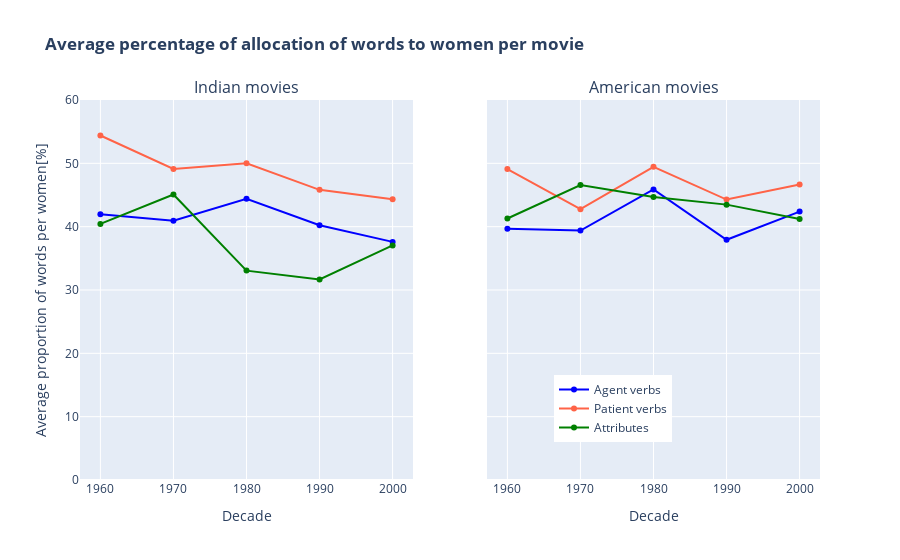

Notebook code cell kept with this figure:
### Markdown cell above
Here, we can notice that allocation of patient and agent verbs looks similar between India and the US. However, the attributes look slightly different in ratio between male and female characters for the two locations.

### Code cell
indian_grp = indian_la.groupby(['decade']) 
american_grp = american_la.groupby(['decade']) 


# Initialize figure
fig = make_subplots(rows=1, cols=2, shared_xaxes = True, shared_yaxes = True, subplot_titles = ["Indian movies", "American movies"])

fig.update_xaxes(title_text="Decade", row=1, col=1)
fig.update_xaxes(title_text="Decade", row=1, col=2)

fig.update_yaxes(range=[0,60])

fig.add_trace(
    go.Scatter(name="Agent verbs", x = decades, y = indian_grp.apply(lambda x : (100 * (x['agent_woman']/x['nb_women'])/(x['agent_man']/x['nb_men'] + x['agent_woman']/x['nb_women'])).mean()),
                line=dict(width=2, color='blue'), marker=dict(color='blue')), row = 1, col = 1   
)

fig.add_trace(
    go.Scatter(name="Agent verbs", x = decades, y = american_grp.apply(lambda x : (100 * (x['agent_woman']/x['nb_women'])/(x['agent_man']/x['nb_men'] + x['agent_woman']/x['nb_women'])).mean()),
                showlegend=False, line=dict(width=2, color='blue'), marker=dict(color='blue')), row = 1, col = 2 
)

fig.add_trace(
    go.Scatter(name="Patient verbs", x = decades, y = indian_grp.apply(lambda x : (100 * (x['patient_woman']/x['nb_women'])/(x['patient_man']/x['nb_men'] + x['patient_woman']/x['nb_women'])).mean()),
                line=dict(width=2, color='tomato'), marker=dict(color='tomato')), row = 1, col = 1
)

fig.add_trace(
    go.Scatter(name="Patient verbs", x = decades, y = american_grp.apply(lambda x : (100 * (x['patient_woman']/x['nb_women'])/(x['patient_man']/x['nb_men'] + x['patient_woman']/x['nb_women'])).mean()),
                showlegend=False, line=dict(width=2, color='tomato'), marker=dict(color='tomato')), row = 1, col = 2
)

fig.add_trace(
    go.Scatter(name="Attributes", x = decades, y = indian_grp.apply(lambda x : (100 * (x['attributes_woman']/x['nb_women'])/(x['attributes_man']/x['nb_men'] + x['attributes_woman']/x['nb_women'])).mean()),
                line=dict(width=2, color='green'), marker=dict(color='green')), row = 1, col = 1
)

fig.add_trace(
    go.Scatter(name="Attributes", x = decades, y = american_grp.apply(lambda x : (100 * (x['attributes_woman']/x['nb_women'])/(x['attributes_man']/x['nb_men'] + x['attributes_woman']/x['nb_women'])).mean()),
                showlegend=False, line=dict(width=2, color='green'), marker=dict(color='green')), row = 1, col = 2
)


# Show by default all types of words (agent/patient verbs + attributes)
for i in range(len(fig.data)):
    fig.data[i].visible = True 


# Add dropdown list
fig.update_layout(
    yaxis_title = "Average proportion of words per women[%]",
    xaxis_title = "Decade",
    title_text = "<b>Average percentage of allocation of words to women per movie",

    legend=dict(
        yanchor="bottom",
        y=0.1,
        xanchor="right",
        x=0.8
    )
)

fig.show()

FIG_NAME = 'word_proportion_geograph.html'

pio.write_html(fig, file = HTML_PATH + FIG_NAME, auto_open=False)

### Figure 1 — Plotly figure (JSON) as saved in the notebook; plotly's stock layout.template omitted (floating-point values rounded to 4 significant figures)
{"data": [{"line": {"color": "blue", "width": 2}, "marker": {"color": "blue"}, "name": "Agent verbs", "type": "scatter", "visible": true, "x": [1960, 1970, 1980, 1990, 2000], "xaxis": "x", "y": [41.95, 40.95, 44.39, 40.21, 37.6], "yaxis": "y"}, {"line": {"color": "blue", "width": 2}, "marker": {"color": "blue"}, "name": "Agent verbs", "showlegend": false, "type": "scatter", "visible": true, "x": [1960, 1970, 1980, 1990, 2000], "xaxis": "x2", "y": [39.65, 39.38, 45.88, 37.93, 42.38], "yaxis": "y2"}, {"line": {"color": "tomato", "width": 2}, "marker": {"color": "tomato"}, "name": "Patient verbs", "type": "scatter", "visible": true, "x": [1960, 1970, 1980, 1990, 2000], "xaxis": "x", "y": [54.4, 49.12, 50.01, 45.82, 44.33], "yaxis": "y"}, {"line": {"color": "tomato", "width": 2}, "marker": {"color": "tomato"}, "name": "Patient verbs", "showlegend": false, "type": "scatter", "visible": true, "x": [1960, 1970, 1980, 1990, 2000], "xaxis": "x2", "y": [49.1, 42.76, 49.46, 44.28, 46.67], "yaxis": "y2"}, {"line": {"color": "green", "width": 2}, "marker": {"color": "green"}, "name": "Attributes", "type": "scatter", "visible": true, "x": [1960, 1970, 1980, 1990, 2000], "xaxis": "x", "y": [40.44, 45.08, 33.06, 31.65, 37.04], "yaxis": "y"}, {"line": {"color": "green", "width": 2}, "marker": {"color": "green"}, "name": "Attributes", "showlegend": false, "type": "scatter", "visible": true, "x": [1960, 1970, 1980, 1990, 2000], "xaxis": "x2", "y": [41.29, 46.56, 44.69, 43.48, 41.22], "yaxis": "y2"}], "layout": {"annotations": [{"font": {"size": 16}, "showarrow": false, "text": "Indian movies", "x": 0.225, "xanchor": "center", "xref": "paper", "y": 1, "yanchor": "bottom", "yref": "paper"}, {"font": {"size": 16}, "showarrow": false, "text": "American movies", "x": 0.775, "xanchor": "center", "xref": "paper", "y": 1, "yanchor": "bottom", "yref": "paper"}], "legend": {"x": 0.8, "xanchor": "right", "y": 0.1, "yanchor": "bottom"}, "title": {"text": "<b>Average percentage of allocation of words to women per movie"}, "xaxis": {"anchor": "y", "domain": [0, 0.45], "title": {"text": "Decade"}}, "xaxis2": {"anchor": "y2", "domain": [0.55, 1], "title": {"text": "Decade"}}, "yaxis": {"anchor": "x", "domain": [0, 1], "range": [0, 60], "title": {"text": "Average proportion of words per women[%]"}}, "yaxis2": {"anchor": "x2", "domain": [0, 1], "matches": "y", "range": [0, 60], "showticklabels": false}}}
